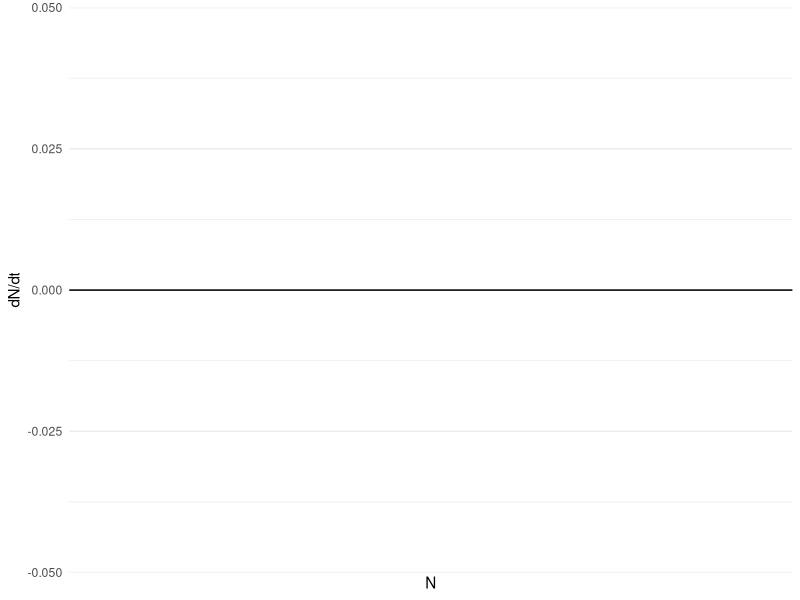
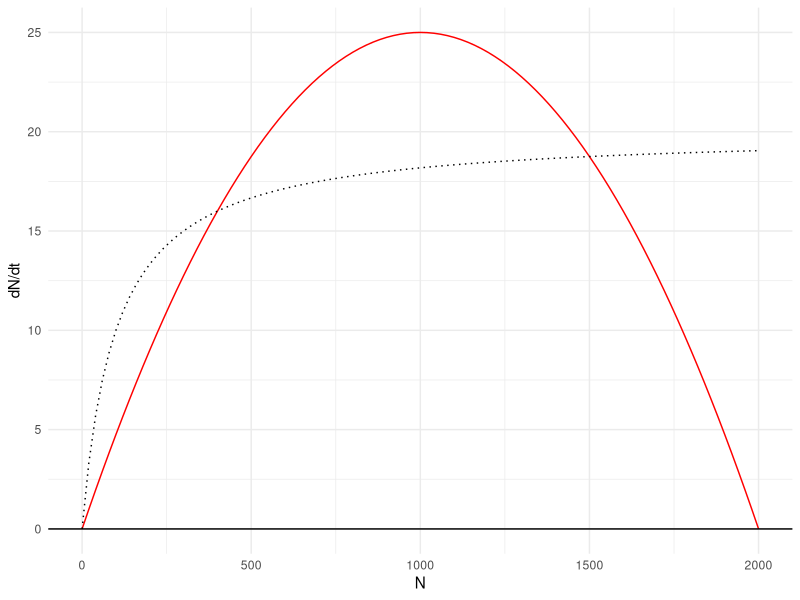
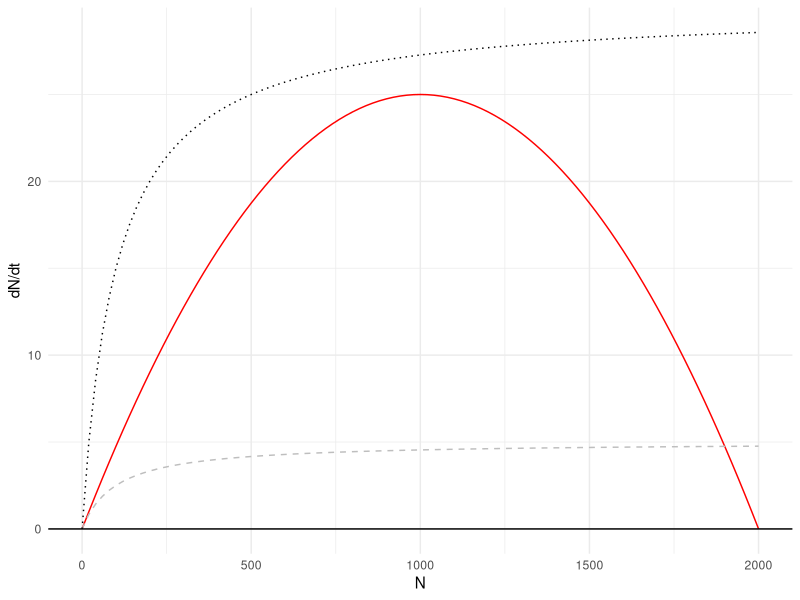

Write R code to recreate these figures, in order. (Note: this script raises an error after producing the figures.)
## ---- chunk 1
knitr::opts_chunk$set(echo = TRUE)

library(tidyverse)
library(Deriv)
library(RColorBrewer)

## ---- chunk 2

#define parameters

r <- 0.05
K <- 2000
P <- 4
a <- 0.05 
h <- 0.2

#write out function
f = function(N){
  r * N * (1 - (N/K)) - P * ((a*N)/(1 + a*h*N))
}

growth_plot <- ggplot(data.frame(N = 0:2000), aes(x = N)) + 
  stat_function(fun = "f", color = "red") +
  geom_hline(yintercept = 0) +
  ylab("dN/dt") + 
  theme_minimal()

growth_plot

## ---- chunk 3

#what is the derivative of the model equation? gives you the slope (just to double check my calculations)
dFN <- Deriv(f)

Simplify(dFN)
## ---- chunk 4

f_growth = function(N) {
  r * N * (1 -(N/K))
  }

f_hunt = function(N, P = 4){
  P * (a*N/(1 + a*h*N))
}

separate_plot <- ggplot(data.frame(N = 0:2000), aes(x = N))+ 
  stat_function(fun = f_growth, color = "red") +
  stat_function(fun = f_hunt, linetype = "dotted")+
  geom_hline(yintercept = 0) +
  ylab("dN/dt")+
  theme_minimal()

  
separate_plot

## ---- chunk 5



separate_plot <- ggplot(data.frame(N = 0:2000), aes(x = N))+ 
  stat_function(fun = f_growth, color = "red") +
  stat_function(fun = f_hunt, args = list(P = 1), color = "gray", linetype = "dashed")+
  stat_function(fun = f_hunt, args = list(P = 6), linetype = "dotted")+
  geom_hline(yintercept = 0) +
  ylab("dN/dt")+
  theme_minimal()

separate_plot



## ---- chunk 6

d <- 1/a*h

f_eq_1 <- function(P){
  .5 * ((K - d) - sqrt((K-d)^2 + (4*K*d)/(r*(r - a*P))))
}

f_eq_2 <- function(P){
  .5 * ((K - d) + ((K-d)^2 + (4*K*d)/(r*(r - a*P)))^.5)
}

f_eq_3 <- function(P)


eq_plot<- ggplot(data.frame(P = 0:7), aes(x = P))+ 
  stat_function(fun = f_eq_1, color = "red") +
  #stat_function(fun = f_eq_2, color = "green")+
  geom_hline(yintercept = 0) +
  ylab("Equilibrium") + 
  theme_minimal()

eq_plot

